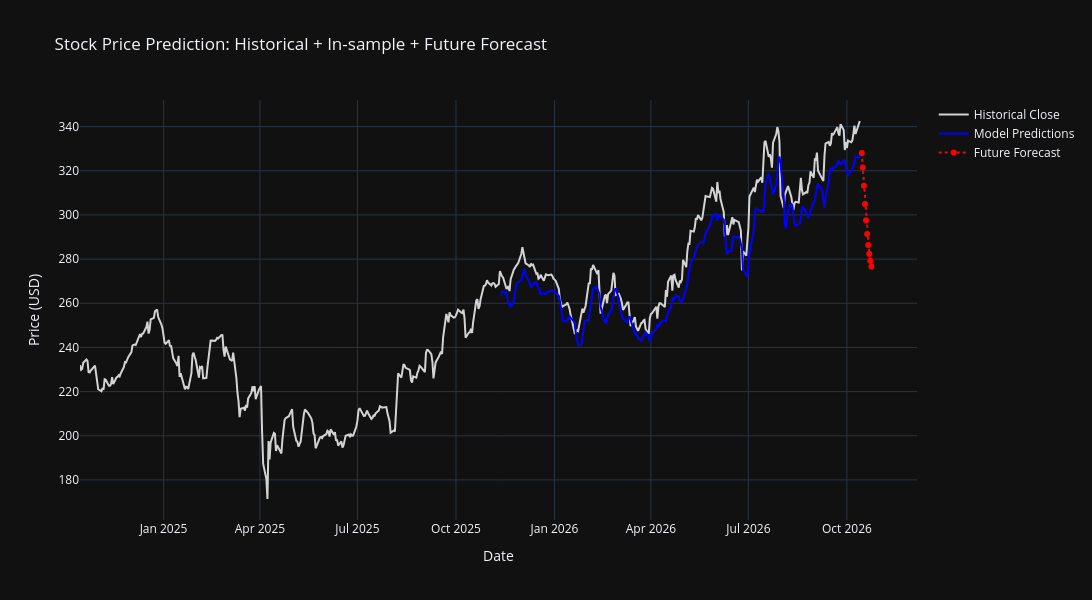

Notebook code cell kept with this figure:
### Code cell
# Plot everything together
fig = go.Figure()
fig.update_layout(width=1400, height=600)

# Historical Close Price
fig.add_trace(go.Scatter(
    x=data.index[-500:],
    y=data['Close'][-500:],
    mode='lines',
    name='Historical Close',
    line=dict(color='lightgray')
))
# In-sample Predictions (test there since the number of points is smaller)
fig.add_trace(go.Scatter(
    x=in_sample_df_test['Date'][-500:],
    y=in_sample_df_test['Predicted'][-500:],
    mode='lines',
    name='Model Predictions',
    line=dict(color='blue')
))
# Future Forecasts
fig.add_trace(go.Scatter(
    x=future_dates,
    y=future_preds,
    mode='lines+markers',
    name='Future Forecast',
    line=dict(color='red', dash='dot')
))
fig.update_layout(
    title='Stock Price Prediction: Historical + In-sample + Future Forecast',
    xaxis_title='Date',
    yaxis_title='Price (USD)',
    template='plotly_dark'
)

### Figure 1 — Plotly figure (JSON) as saved in the notebook; plotly's stock layout.template omitted (floating-point values rounded to 4 significant figures; data arrays with more than 128 entries replaced by an {"elided": "..."} marker saying what was removed)
{"data": [{"line": {"color": "lightgray"}, "mode": "lines", "name": "Historical Close", "type": "scatter", "x": {"elided": "500 str values"}, "y": {"elided": "500 float values"}}, {"line": {"color": "blue"}, "mode": "lines", "name": "Model Predictions", "type": "scatter", "x": {"elided": "230 str values"}, "y": {"elided": "230 float values"}}, {"line": {"color": "red", "dash": "dot"}, "mode": "lines+markers", "name": "Future Forecast", "type": "scatter", "x": ["2026-10-14T20:01:17.096082000", "2026-10-15T20:01:17.096082000", "2026-10-16T20:01:17.096082000", "2026-10-17T20:01:17.096082000", "2026-10-18T20:01:17.096082000", "2026-10-19T20:01:17.096082000", "2026-10-20T20:01:17.096082000", "2026-10-21T20:01:17.096082000", "2026-10-22T20:01:17.096082000", "2026-10-23T20:01:17.096082000"], "y": [328.1, 321.5, 313.2, 305.0, 297.6, 291.4, 286.4, 282.4, 279.2, 276.6]}], "layout": {"height": 600, "title": {"text": "Stock Price Prediction: Historical + In-sample + Future Forecast"}, "width": 1400, "xaxis": {"title": {"text": "Date"}}, "yaxis": {"title": {"text": "Price (USD)"}}}}
